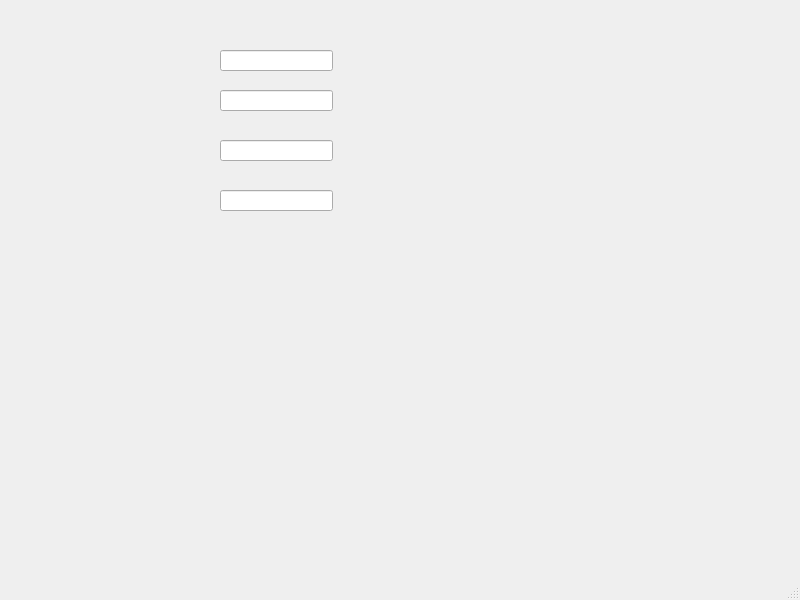
<?xml version="1.0" encoding="UTF-8"?>
<ui version="4.0">
 <class>MainWindow</class>
 <widget class="QMainWindow" name="MainWindow">
  <property name="geometry">
   <rect>
    <x>0</x>
    <y>0</y>
    <width>800</width>
    <height>600</height>
   </rect>
  </property>
  <property name="windowTitle">
   <string>MainWindow</string>
  </property>
  <widget class="QWidget" name="centralwidget">
   <widget class="QLineEdit" name="lineEdit">
    <property name="geometry">
     <rect>
      <x>220</x>
      <y>50</y>
      <width>113</width>
      <height>21</height>
     </rect>
    </property>
   </widget>
   <widget class="QLineEdit" name="lineEdit_2">
    <property name="geometry">
     <rect>
      <x>220</x>
      <y>90</y>
      <width>113</width>
      <height>21</height>
     </rect>
    </property>
   </widget>
   <widget class="QLineEdit" name="lineEdit_3">
    <property name="geometry">
     <rect>
      <x>220</x>
      <y>140</y>
      <width>113</width>
      <height>21</height>
     </rect>
    </property>
   </widget>
   <widget class="QLineEdit" name="lineEdit_4">
    <property name="geometry">
     <rect>
      <x>220</x>
      <y>190</y>
      <width>113</width>
      <height>21</height>
     </rect>
    </property>
   </widget>
  </widget>
  <widget class="QMenuBar" name="menubar">
   <property name="geometry">
    <rect>
     <x>0</x>
     <y>0</y>
     <width>800</width>
     <height>22</height>
    </rect>
   </property>
  </widget>
  <widget class="QStatusBar" name="statusbar"/>
 </widget>
 <tabstops>
  <tabstop>lineEdit_4</tabstop>
  <tabstop>lineEdit</tabstop>
  <tabstop>lineEdit_2</tabstop>
  <tabstop>lineEdit_3</tabstop>
 </tabstops>
 <resources/>
 <connections/>
</ui>
